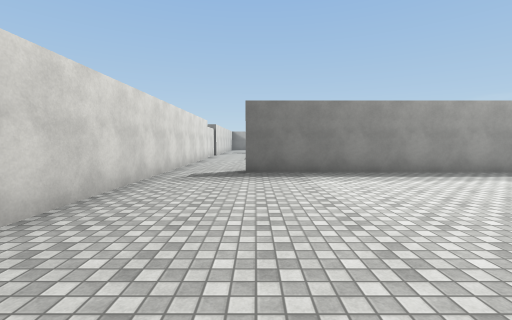
view 1 (above)

22 first-person views from a walk through a Unity game level. The camera is 1.5 m above the floor, tilts 4° down and sees 90° across. The floor is counted in squares, 2 m on a side. Each view is taken from the middle of a square. On the plan, view 1 faces up. The plan holds only what a view shows up to about 9 squares ahead; the rest is blank. The player character is not drawn. Surface patterns are stand-ins for the level's own textures.

view 2
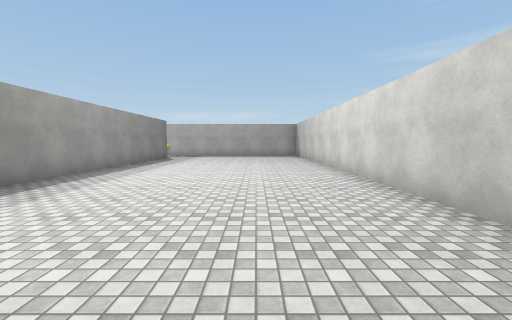

view 3
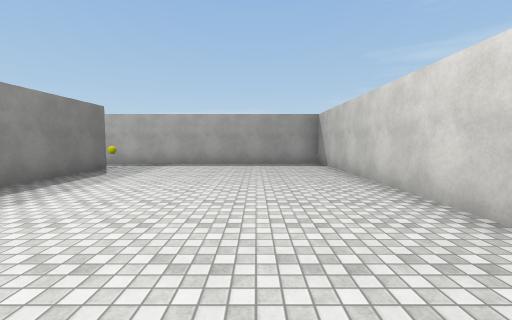

view 4
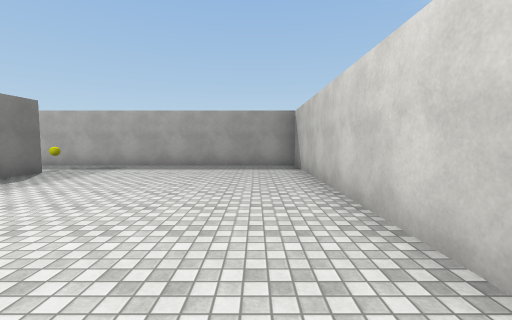

view 5
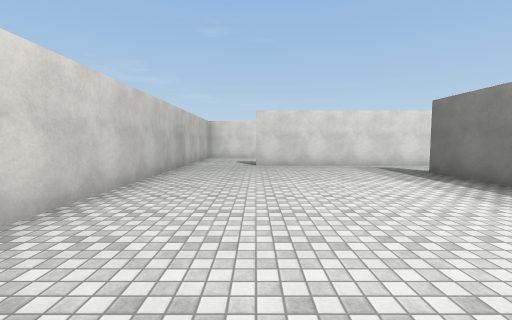

view 6
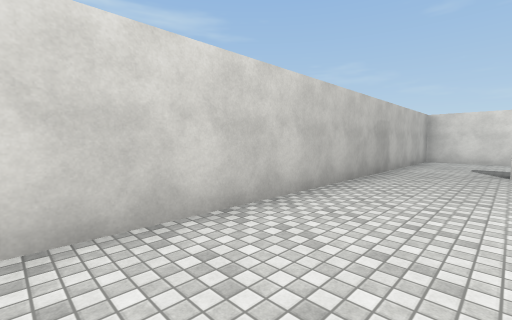

view 7
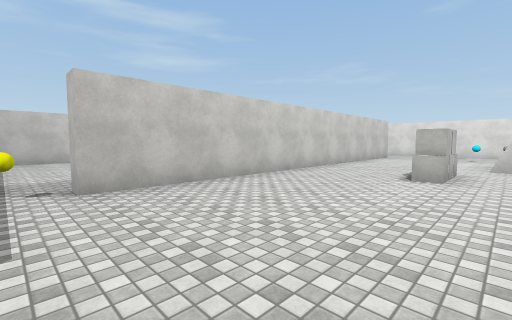

view 8
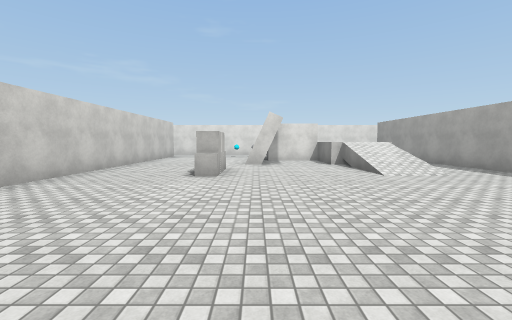

view 9
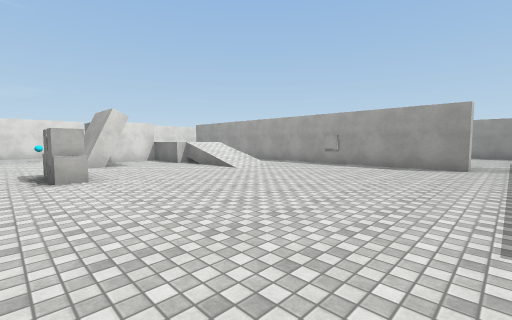

view 10
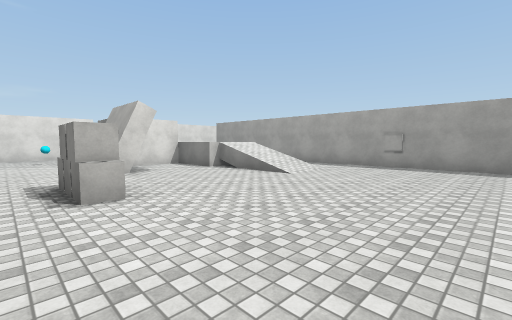

view 11
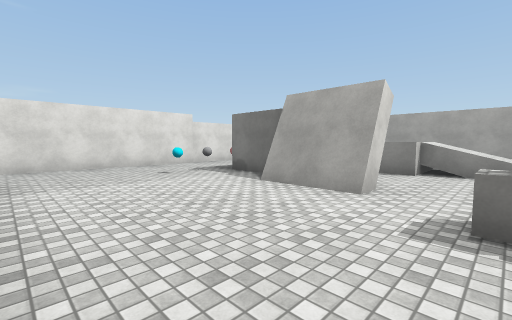

view 12
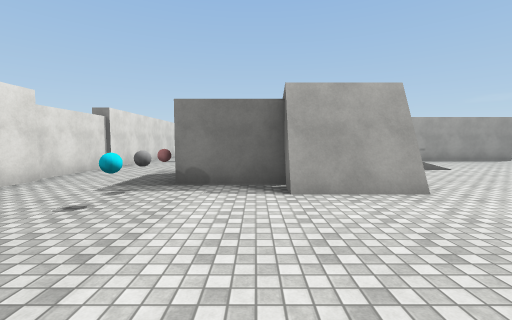

view 13
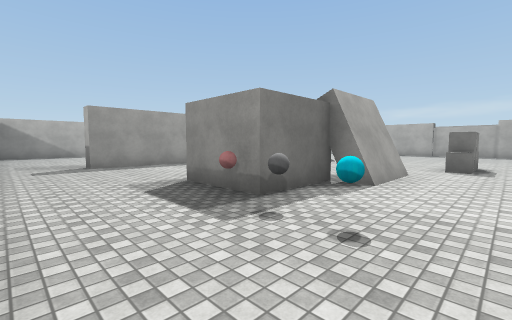

view 14
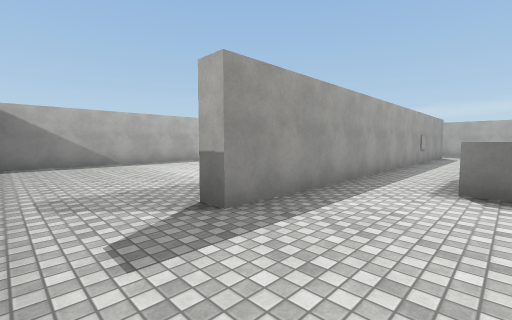

view 15
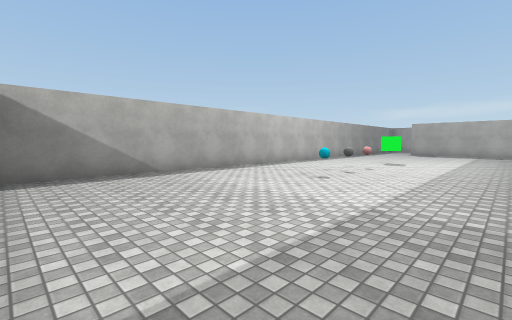

view 16
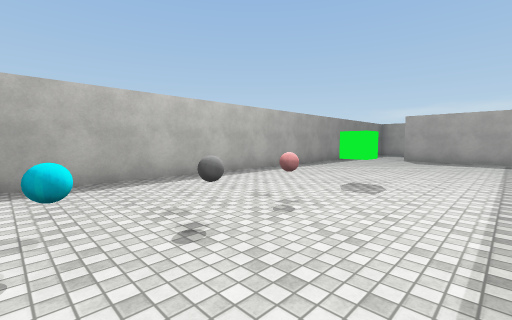

view 17
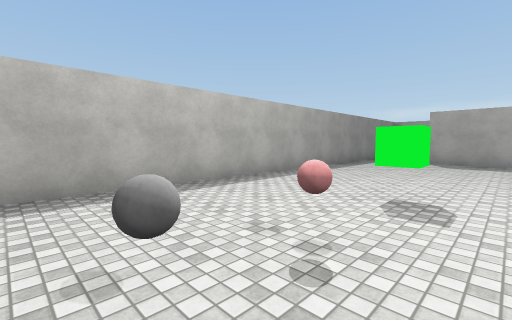

view 18
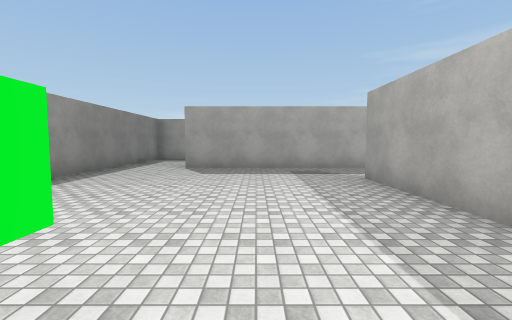

view 19
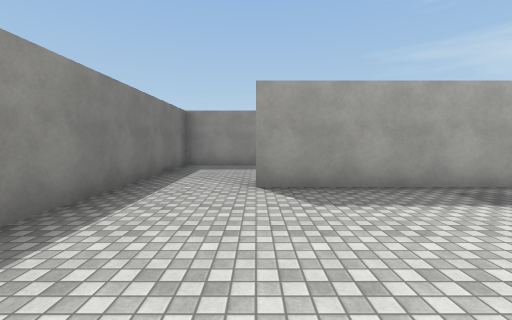

view 20
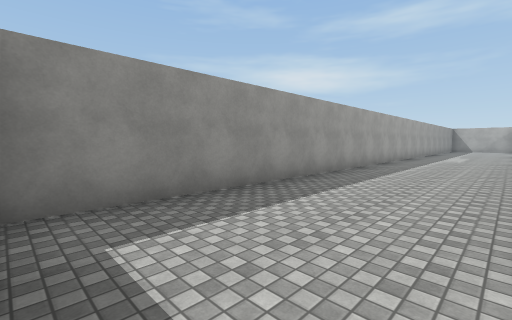

view 21
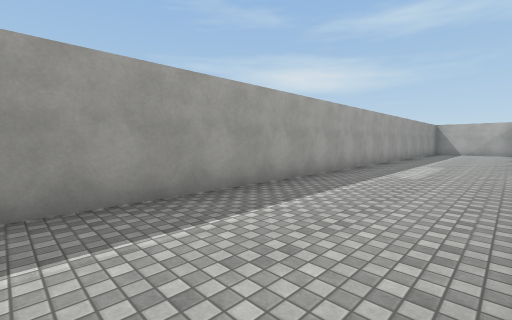

view 22
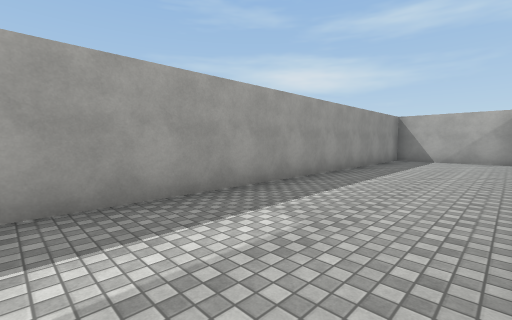

### Floor plan
Points are (right, up) in squares from view 1. A wall is a line through its corners. A room is listed if a view was taken in it or the views show most of it. See-through windows are left out.
Room 1 (views 1, 2, 3, 4, 5, 6)
walls: (12.2, 6.2) (-0.2, 6.2); (-2.2, 6.5) (-2.2, 2); (-2.6, -0.3) (14.3, -0.3) (14.3, 6.5)
ways out: opening at (-1.5, 6) to room 2; opening at (13, 6) to room 2; opening at (-3, 0.5)
objects: yellow ball (13, 6)
Room 2 (views 7, 8, 9, 10, 11, 12, 13, 14)
walls: (4.5, 11.6) (4.5, 10.9) (2.5, 10.9) (2.5, 11.5) (0.6, 11.5) (0.6, 13.5); (2.6, 13.4) (2.6, 12); (4, 6.8) (12.2, 6.8) (12.2, 6.2); (7.6, 17.3) (-0.2, 17.3); (-2.2, 12) (-2.2, 6.5); (12.2, 17.3) (9.5, 17.3); (14.3, 6.5) (14.3, 8); (-2.2, 16) (-2.2, 12.1)
low walls: (4.5, 10.7) (2.5, 10.7)
ways out: opening at (-1.5, 6) to room 1; opening at (13, 6) to room 1; opening at (-1.5, 17) to room 3; opening at (13, 17) to room 3
objects: cyan ball (0, 10); grey ball (0, 11); ball (0, 12); cube (6, 10); cube (7, 10)
Room 3 (views 15, 16, 17, 18, 19, 20, 21, 22)
walls: (9.4, 17.7) (12.2, 17.7) (12.2, 17.3); (14.3, 16.9) (14.3, 22); (-0.2, 17.3) (-0.2, 17.8); (18.2, 1.5) (18.2, 24.2) (-2.1, 24.2); (15, -0.3) (16.5, -0.3)
ways out: opening at (-1.5, 17) to room 2; opening at (13, 17) to room 2
objects: cyan ball (3, 21); grey ball (4, 21); ball (6, 21); green cube (8, 21)

Where each view was taken, in squares from view 1:
view 1: 0 up, 0 right, facing up
view 2: 2 up, 0 right, facing right
view 3: 2 up, 5 right, facing right
view 4: 1 up, 6 right, facing right
view 5: 2 up, 6 right, facing left
view 6: 2 up, 5 right, facing down-left
view 7: 11 up, 13 right, facing down-left
view 8: 11 up, 13 right, facing left
view 9: 9 up, 13 right, facing up-left
view 10: 9 up, 11 right, facing up-left
view 11: 7 up, 6 right, facing up-left
view 12: 7 up, 2 right, facing up
view 13: 9 up, 2 left, facing up-right
view 14: 15 up, 2 left, facing up-right
view 15: 18 up, 2 left, facing up-right
view 16: 19 up, 3 right, facing up-right
view 17: 20 up, 4 right, facing up-right
view 18: 20 up, 7 right, facing right
view 19: 22 up, 10 right, facing right
view 20: 24 up, 15 right, facing down-right
view 21: 18 up, 15 right, facing down-right
view 22: 11 up, 15 right, facing down-right
